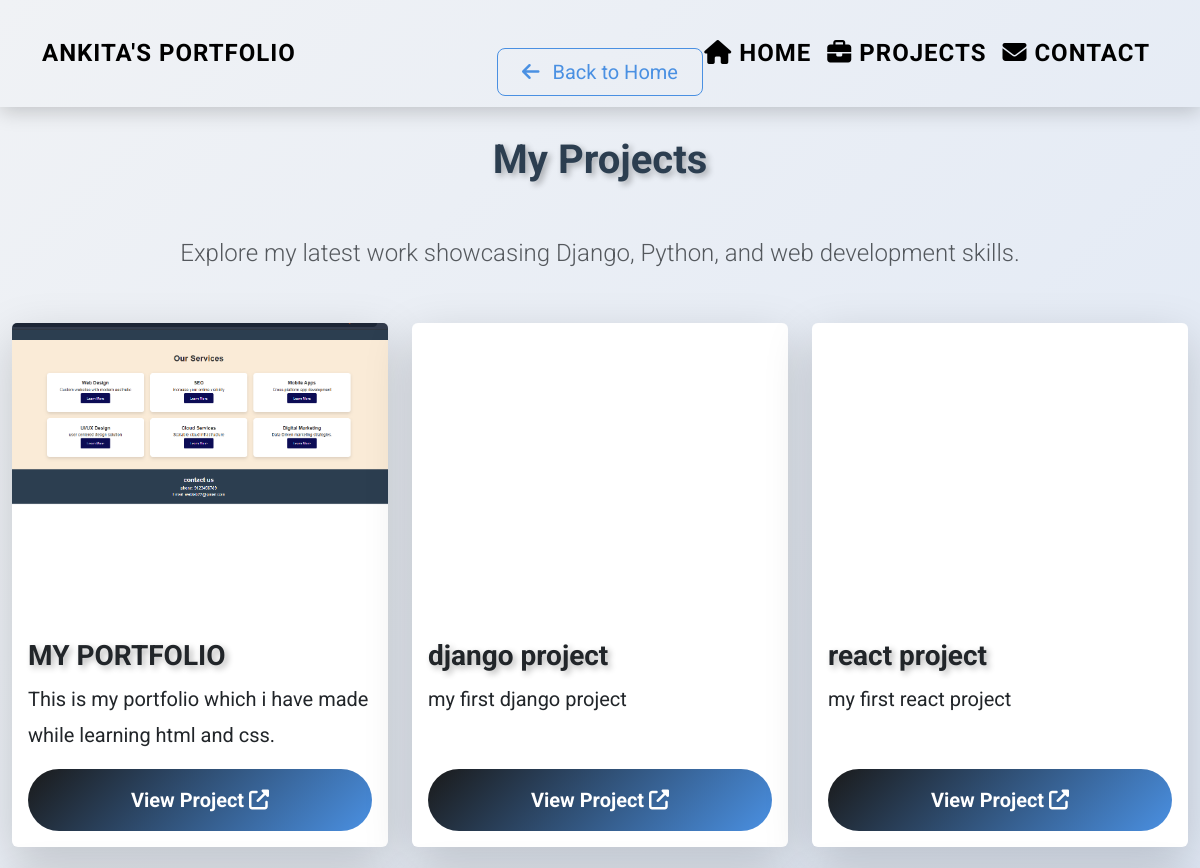
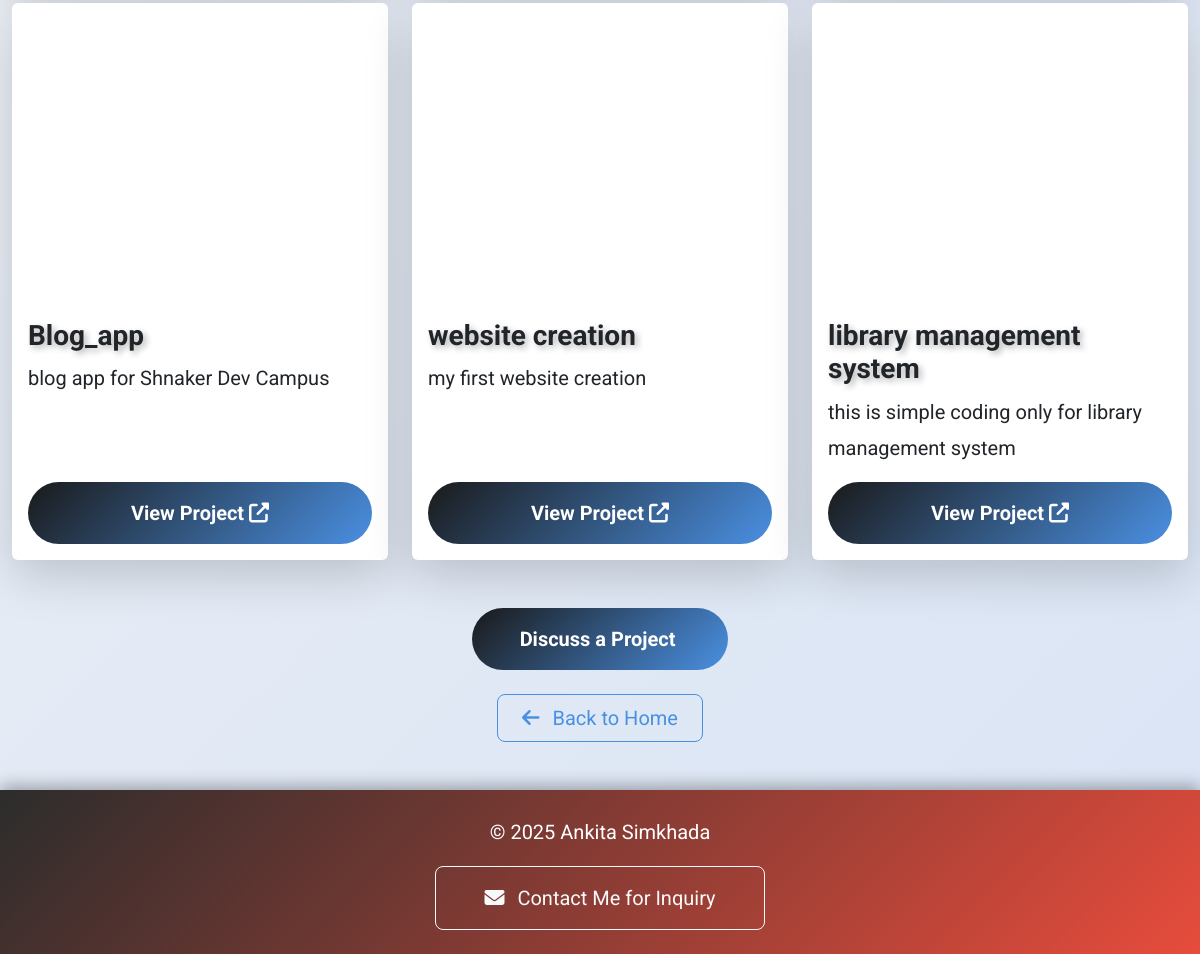
/projects/, run on the app's committed database (2 pictures, top to bottom).
### core/models.py (models this page shows, shortened)
class Project(models.Model):
    title = models.CharField(max_length=100)
    description = models.TextField()
    screenshot = models.ImageField(upload_to='projects/', blank=True)
    link = models.URLField(blank=True)

### core/views.py (the view)
# urls.py: path('projects/', views.projects, name='projects'),
def projects(request):
    projects = Project.objects.all()
    return render(request, 'projects.html', {'projects': projects})

### templates/projects.html (shortened to what this page needs)
{% extends 'base.html' %}
{% block content %}
    <div class="row mb-4">
        <div class="col-12 text-center">
            <a href="{% url 'home' %}" class="btn btn-outline-primary btn-lg px-4 py-2 fs-5 mb-3"><i class="fas fa-arrow-left me-2"></i> Back to Home</a>
        </div>
    </div>
    <div class="row">
        <div class="col-lg-10 mx-auto">
            <h1 class="text-center mb-5 fw-bold fs-1 text-shadow">My Projects</h1>
            <p class="text-center lead mb-5 fs-4 text-muted">Explore my latest work showcasing Django, Python, and web development skills.</p>
        </div>
    </div>
    <div class="row g-4">
        {% for project in projects %}
            <div class="col-lg-4 col-md-6">
                <div class="card project-card border-0 shadow-lg h-100" style="transition: all 0.4s ease; opacity: 1;">
                    {% if project.screenshot %}
                        <img src="{{ project.screenshot.url }}" class="card-img-top" alt="{{ project.title }}" style="height: 300px; object-fit: cover;">
                    {% else %}
                        <div class="card-img-top bg-gradient d-flex align-items-center justify-content-center" style="height: 300px;">
                            <i class="fas fa-laptop fa-3x text-white"></i>
                        </div>
                    {% endif %}
                    <div class="card-body d-flex flex-column">
                        <h3 class="card-title fw-bold fs-3 text-shadow">{{ project.title }}</h3>
                        <p class="card-text flex-grow-1 fs-5">{{ project.description }}</p>
                        {% if project.link %}
                            <a href="{{ project.link }}" class="btn btn-primary mt-auto px-4 py-3 fs-5" target="_blank" style="transition: all 0.3s ease;">
                                View Project <i class="fas fa-external-link-alt"></i>
                            </a>
                        {% endif %}
                    </div>
                </div>
            </div>
        {% endfor %}
    </div>
    <div class="text-center mt-5">
        <a href="{% url 'contact' %}" class="btn btn-primary btn-lg px-5 py-3 fs-5">Discuss a Project </a>
    </div>
    <div class="row mt-4">
        <div class="col-12 text-center">
            <a href="{% url 'home' %}" class="btn btn-outline-primary btn-lg px-4 py-2 fs-5"><i class="fas fa-arrow-left me-2"></i> Back to Home</a>
        </div>
    </div>
{% endblock %}

### templates/base.html (shortened to what this page needs)
<!DOCTYPE html>
<html lang="en">
<head>
    {% load django_bootstrap5 %}
    {% load static %}
    {% bootstrap_css %}
    <link rel="stylesheet" href="{% static 'css/style.css' %}">
    <link rel="stylesheet" href="https://cdnjs.cloudflare.com/ajax/libs/font-awesome/6.5.1/css/all.min.css">
</head>
<body>
    <nav class="navbar navbar-expand-lg navbar-light fixed-top bg-light-gradient">
        <div class="container">
            <a class="navbar-brand fw-bold fs-4 text-black" href="{% url 'home' %}">Ankita's Portfolio</a>
            <div class="collapse navbar-collapse" id="navbarNav">
                <ul class="navbar-nav ms-auto">
                    <li class="nav-item">
                        <a class="nav-link fw-bold fs-4 text-black" href="{% url 'home' %}"><i class="fas fa-home"></i> Home</a>
                    </li>
                    <li class="nav-item">
                        <a class="nav-link fw-bold fs-4 text-black" href="{% url 'projects' %}"><i class="fas fa-briefcase"></i> Projects</a>
                    </li>
                    <li class="nav-item">
                        <a class="nav-link fw-bold fs-4 text-black" href="{% url 'contact' %}"><i class="fas fa-envelope"></i> Contact</a>
                    </li>
                </ul>
            </div>
        </div>
    </nav>
    <main class="container-fluid py-5">
        {% block content %}{% endblock %}
    </main>
    <footer class="bg-dark-gradient text-white text-center py-4">
        <p class="fs-5 mb-3">&copy; 2025 Ankita Simkhada</p>
        <a href="{% url 'contact' %}" class="btn btn-outline-light btn-lg px-5 py-3 fs-5"><i class="fas fa-envelope me-2"></i> Contact Me for Inquiry</a>
    </footer>
</body>
</html>

### staticfiles/css/style.css (style rules this page uses)
body { font-family: 'Roboto', sans-serif; background: linear-gradient(135deg, #f0f2f5 0%, #d9e4f5 100%); color: #2c3e50; line-height: 1.8; margin: 0; padding: 0; overflow-x: hidden; }
.bg-gradient { background: linear-gradient(135deg, #f8f9fa, #e9ecef); }
.navbar { box-shadow: 0 4px 20px rgba(0,0,0,0.2); padding: 1.5rem 0; }
.navbar-brand, .nav-link { color: #000 !important; font-weight: 900; font-size: 1.6rem; text-transform: uppercase; letter-spacing: 1px; transition: all 0.3s ease; }
.text-shadow { text-shadow: 3px 3px 6px rgba(0,0,0,0.3); }
.btn-primary { background: linear-gradient(135deg, #1a1a1a, #4a90e2); border: none; border-radius: 35px; padding: 20px 50px; font-size: 1.8rem; font-weight: 700; transition: all 0.5s ease; }
.btn-outline-primary { border-color: #4a90e2; color: #4a90e2; font-size: 1.6rem; padding: 15px 40px; }
footer { background: linear-gradient(135deg, #2c2c2c, #e74c3c); color: #fff; font-size: 1.5rem; padding: 30px 0; box-shadow: 0 -5px 15px rgba(0,0,0,0.3); }
footer a { color: #f1c40f; text-decoration: none; font-weight: 700; }

### data on the page
Project: screenshot (picture), title "MY PORTFOLIO", description "This is my portfolio which i have made while learning html and css."
Project: title "django project", description "my first django project"
Project: title "react project", description "my first react project"
Project: title "Blog_app", description "blog app for Shnaker Dev Campus"
Project: title "website creation", description "my first website creation"
Project: title "library management system", description "this is simple coding only for library management system"
